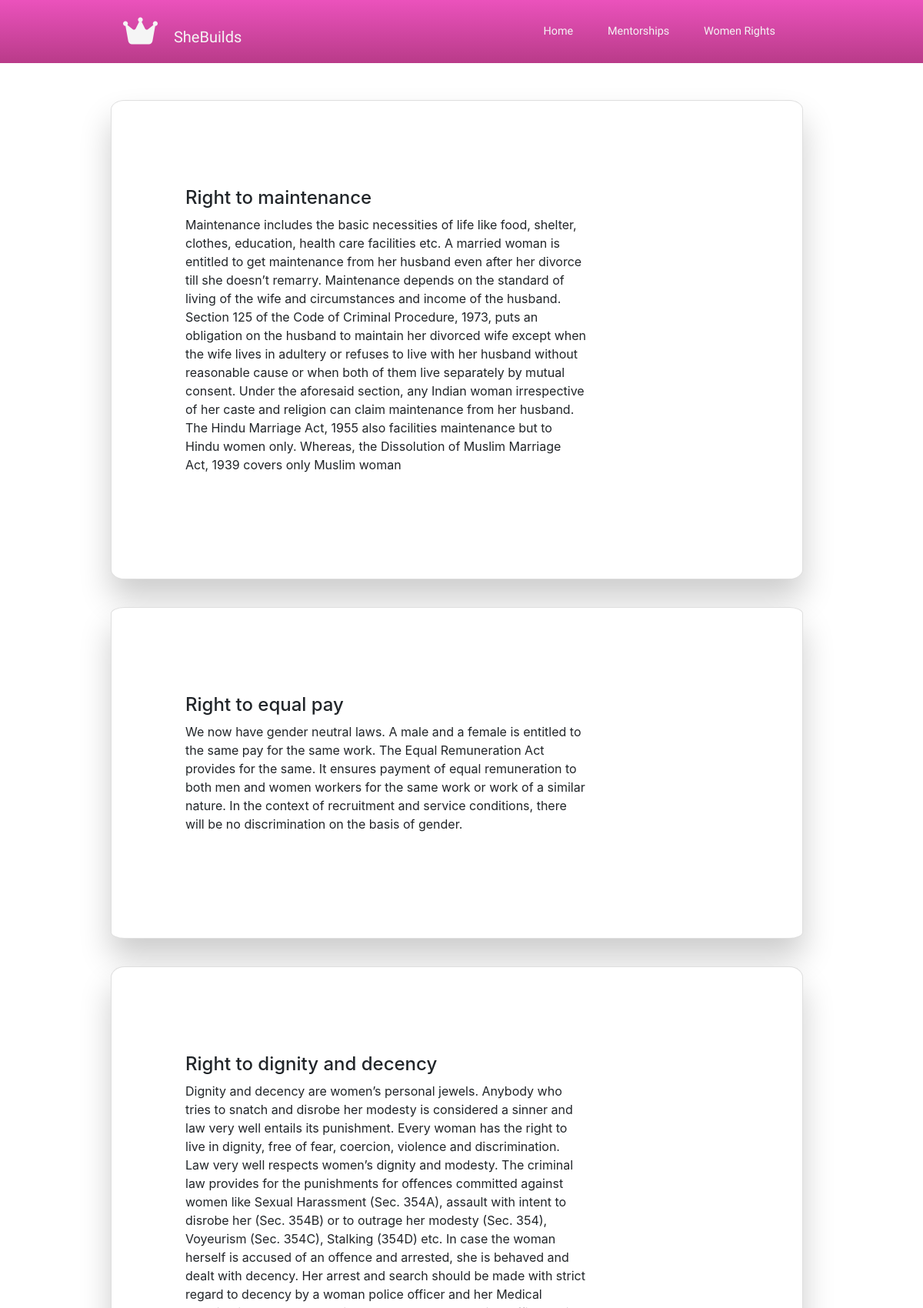
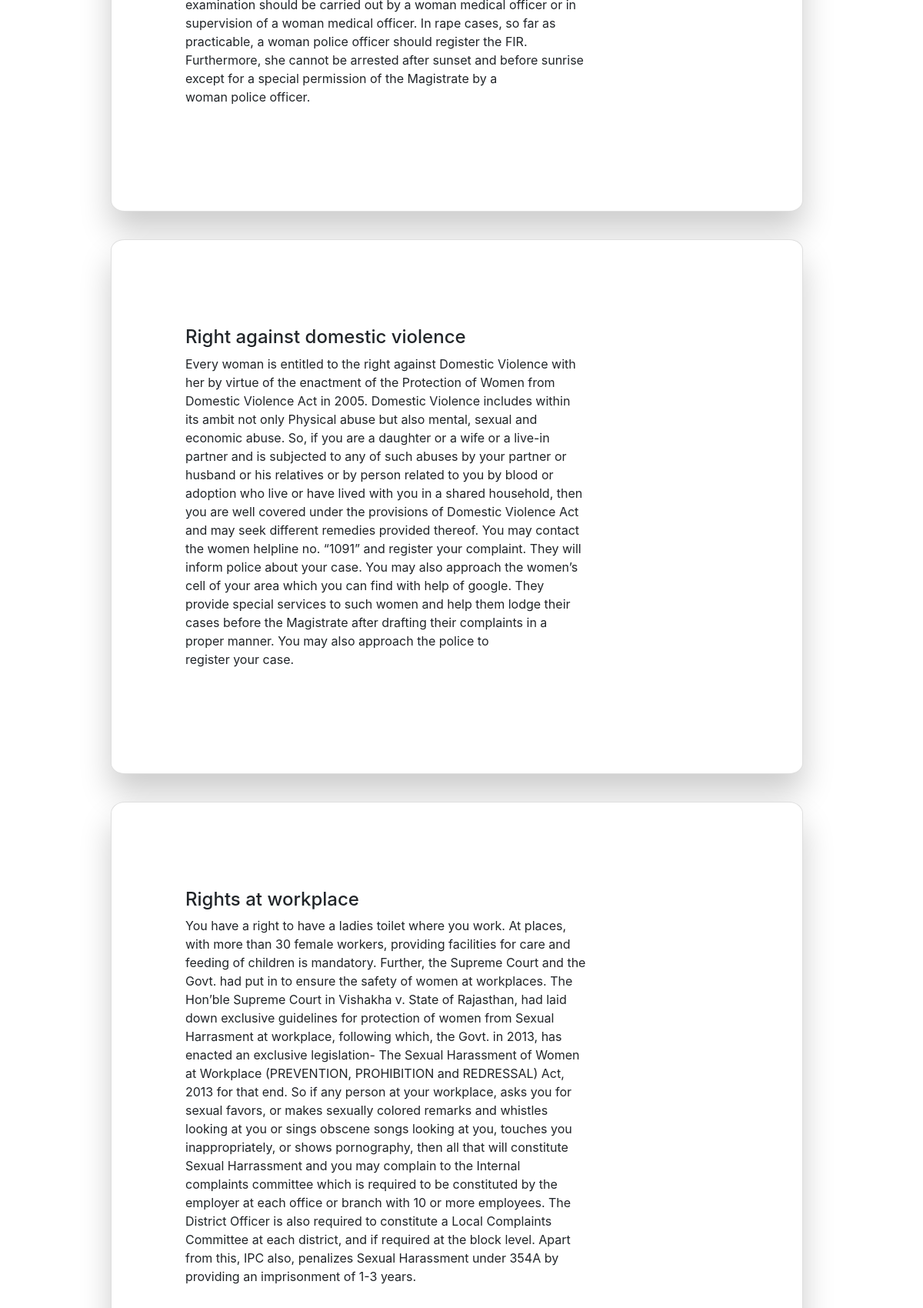
Page /account/rights (upper part) on the committed database (2 pictures, top to bottom).
### SSapp/models.py (models this page shows, shortened)
class WommenRights(models.Model):
    title=models.CharField(max_length=200)
    body=models.TextField(max_length=1500)

### SSapp/views.py (the view)
# urls.py: path('rights',views.getAllRights,name="WommenRights"),
def getAllRights(request):
    data=WommenRights.objects.all()
    context = {
        'data':data
    }
    return render(request,'wommen_rights.html',context)

### templates/wommen_rights.html (shortened to what this page needs)
<!DOCTYPE html>
<html lang="en">
<head>
    <link rel="stylesheet" href="https://cdn.jsdelivr.net/npm/bootstrap@4.0.0/dist/css/bootstrap.min.css">
</head>
<body >
    <header>
        <div class="container-fluid p-0">
            <nav class="navbar navbar-expand-lg">
                <a class="navbar-brand" href="{% url 'frontend_home' %}"><i class="fa-solid fa-crown fa-2x mx-3"></i> SheBuilds</a>
                <div class="collapse navbar-collapse" id="navbarNav">
                  <ul class="navbar-nav">
                  <li class="nav-item active">
                      <a class="nav-link" href="{% url 'home' %}">Home</a>
                    </li>
                    <li class="nav-item">
                      <a class="nav-link" href="{% url 'index' %}">Mentorships</a>
                    </li>
                    <li class="nav-item">
                      <a class="nav-link" href="{% url 'WommenRights' %}">Women Rights</a>
                    </li>
                  </ul>
                </div>
              </nav>
        </div>
    </header>
    <main class="mt-5">
        {% for i in data %}
        <div class="card w-75 " style="padding: 8vmin; margin: 2% 12% 3%; border-radius: 2%; box-shadow: 0px 25px 42px rgba(0, 0, 0, 0.2); ">
            <div class="row">
                <div class="col-md-7">
                    <h4 class="csrd-title mt-3">{{i.title}}</h4>
                </div>
            </div>
            <div class="row">
                <div class="col-md-9 ">
                    <div class="visible-content">
                        <p>{{i.body}}</p>
                    </div>
                    <br>
                </div>
            </div>
        </div>
        {% endfor %}
    </main>
</body>
</html>

### templates/wommen_rights.html (style rules this page uses)
* { box-sizing: border-box; }
header, section { overflow-x:hidden ; }
:root { --Sniglet-font: "Sniglet", cursive; --Rubik: "Rubik", cursive; --Patua: "Patua One", cursive; --Lobster: "lobster", cursive; --light-black: #2e2c2caf; --bggradient: linear-gradient(to bottom, #eb52bc, #b93b89); --light-gray: rgba(255, 255, 255, 0.877); }
header a { font-family: var(--Sniglet-font); font-size: 0.9em; color: whitesmoke; }
header { background: #dd2476; background: var(--bggradient); }
header .nav-item:last-child { padding-right: 10.5em; }
header .nav-item { padding: 0.9em; }
header .navbar-brand { padding-left: 8rem; }
header { background: #ff512f; background: var(--bggradient); }

### rows in the picture
WommenRights: title "Right to maintenance", body "Maintenance includes the basic necessities of life like food, shelter, clothes, education, health care facilities etc. A married woman is entitled to get maintenance from her husband even after her divorce till she doesn’t remarry. Maintenance depends on the standard of living of the wife and circumstances and income of the husband. Section 125 of the Code of Criminal Procedure, 1973, puts an obligation on the husband to maintain her divorced wife except when the wife lives in adultery or refuses to live with her husband without reasonable cause or when both of them live separately by mutual consent. Under the aforesaid section, any Indian woman irrespective of her caste and religion can…"
WommenRights: title "Right to equal pay", body "We now have gender neutral laws. A male and a female is entitled to the same pay for the same work. The Equal Remuneration Act provides for the same. It ensures payment of equal remuneration to both men and women workers for the same work or work of a similar nature. In the context of recruitment and service conditions, there will be no discrimination on the basis of gender."
WommenRights: title "Right to dignity and decency", body "Dignity and decency are women’s personal jewels. Anybody who tries to snatch and disrobe her modesty is considered a sinner and law very well entails its punishment. Every woman has the right to live in dignity, free of fear, coercion, violence and discrimination. Law very well respects women’s dignity and modesty. The criminal law provides for the punishments for offences committed against women like Sexual Harassment (Sec. 354A), assault with intent to disrobe her (Sec. 354B) or to outrage her modesty (Sec. 354), Voyeurism (Sec. 354C), Stalking (354D) etc. In case the woman herself is accused of an offence and arrested, she is behaved and dealt with decency. Her arrest and search should…"
WommenRights: title "Right against domestic violence", body "Every woman is entitled to the right against Domestic Violence with her by virtue of the enactment of the Protection of Women from Domestic Violence Act in 2005. Domestic Violence includes within its ambit not only Physical abuse but also mental, sexual and economic abuse. So, if you are a daughter or a wife or a live-in partner and is subjected to any of such abuses by your partner or husband or his relatives or by person related to you by blood or adoption who live or have lived with you in a shared household, then you are well covered under the provisions of Domestic Violence Act and may seek different remedies provided thereof. You may contact the women helpline no. “1091” and register…"
WommenRights: title "Rights at workplace", body "You have a right to have a ladies toilet where you work. At places, with more than 30 female workers, providing facilities for care and feeding of children is mandatory. Further, the Supreme Court and the Govt. had put in to ensure the safety of women at workplaces. The Hon’ble Supreme Court in Vishakha v. State of Rajasthan, had laid down exclusive guidelines for protection of women from Sexual Harrasment at workplace, following which, the Govt. in 2013, has enacted an exclusive legislation- The Sexual Harassment of Women at Workplace (PREVENTION, PROHIBITION and REDRESSAL) Act, 2013 for that end. So if any person at your workplace, asks you for sexual favors, or makes sexually colored…"
